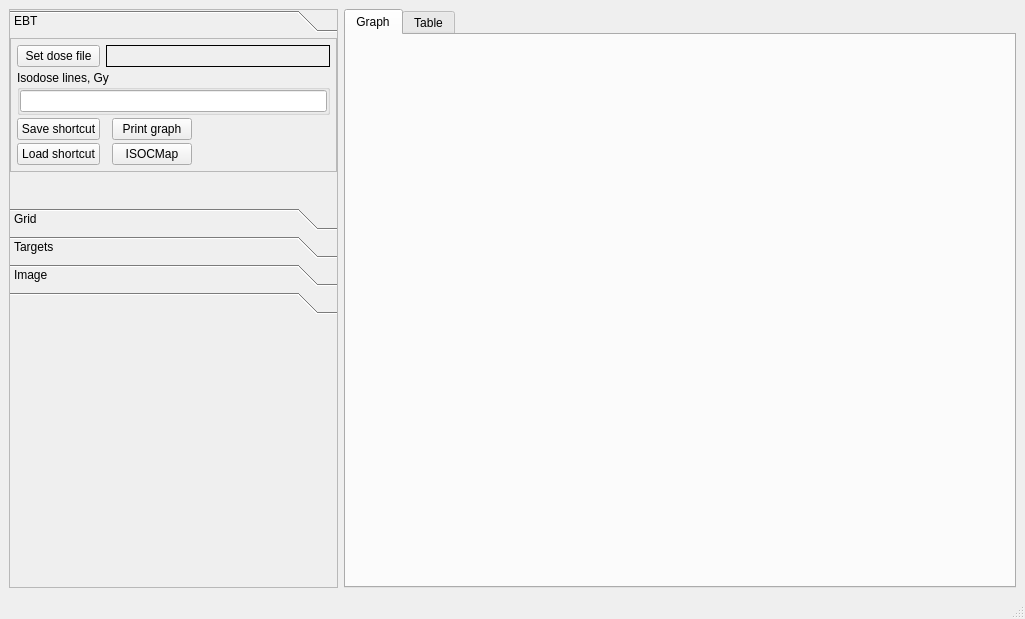
<?xml version="1.0" encoding="UTF-8"?>
<ui version="4.0">
 <class>MainWindow</class>
 <widget class="QMainWindow" name="MainWindow">
  <property name="geometry">
   <rect>
    <x>0</x>
    <y>0</y>
    <width>1025</width>
    <height>619</height>
   </rect>
  </property>
  <property name="windowTitle">
   <string>EBT film dosimetry</string>
  </property>
  <widget class="QWidget" name="centralwidget">
   <layout class="QHBoxLayout" name="horizontalLayout">
    <item>
     <widget class="QFrame" name="input_frame">
      <property name="sizePolicy">
       <sizepolicy hsizetype="Minimum" vsizetype="Preferred">
        <horstretch>0</horstretch>
        <verstretch>0</verstretch>
       </sizepolicy>
      </property>
      <property name="frameShape">
       <enum>QFrame::StyledPanel</enum>
      </property>
      <property name="frameShadow">
       <enum>QFrame::Raised</enum>
      </property>
      <layout class="QVBoxLayout" name="verticalLayout">
       <property name="spacing">
        <number>0</number>
       </property>
       <property name="leftMargin">
        <number>0</number>
       </property>
       <property name="topMargin">
        <number>0</number>
       </property>
       <property name="rightMargin">
        <number>0</number>
       </property>
       <property name="bottomMargin">
        <number>0</number>
       </property>
       <item>
        <widget class="QToolBox" name="toolBox">
         <property name="sizePolicy">
          <sizepolicy hsizetype="Minimum" vsizetype="Preferred">
           <horstretch>0</horstretch>
           <verstretch>0</verstretch>
          </sizepolicy>
         </property>
         <property name="currentIndex">
          <number>0</number>
         </property>
         <widget class="QWidget" name="EBT_page">
          <property name="geometry">
           <rect>
            <x>0</x>
            <y>0</y>
            <width>321</width>
            <height>163</height>
           </rect>
          </property>
          <attribute name="label">
           <string>EBT</string>
          </attribute>
          <layout class="QVBoxLayout" name="verticalLayout_2">
           <property name="spacing">
            <number>0</number>
           </property>
           <property name="leftMargin">
            <number>0</number>
           </property>
           <property name="topMargin">
            <number>0</number>
           </property>
           <property name="rightMargin">
            <number>0</number>
           </property>
           <item>
            <widget class="QFrame" name="topframe_1">
             <property name="frameShape">
              <enum>QFrame::StyledPanel</enum>
             </property>
             <property name="frameShadow">
              <enum>QFrame::Raised</enum>
             </property>
             <layout class="QGridLayout" name="gridLayout_3">
              <property name="leftMargin">
               <number>6</number>
              </property>
              <property name="topMargin">
               <number>6</number>
              </property>
              <property name="rightMargin">
               <number>6</number>
              </property>
              <property name="bottomMargin">
               <number>6</number>
              </property>
              <property name="verticalSpacing">
               <number>3</number>
              </property>
              <item row="5" column="0">
               <widget class="QPushButton" name="loadShortcut_btn">
                <property name="text">
                 <string>Load shortcut</string>
                </property>
               </widget>
              </item>
              <item row="4" column="0">
               <widget class="QPushButton" name="saveShortcut_btn">
                <property name="text">
                 <string>Save shortcut</string>
                </property>
               </widget>
              </item>
              <item row="5" column="2">
               <widget class="QPushButton" name="buildIsoCMAP_btn">
                <property name="text">
                 <string>ISOCMap</string>
                </property>
               </widget>
              </item>
              <item row="0" column="0">
               <spacer name="verticalSpacer_4">
                <property name="orientation">
                 <enum>Qt::Vertical</enum>
                </property>
                <property name="sizeHint" stdset="0">
                 <size>
                  <width>20</width>
                  <height>0</height>
                 </size>
                </property>
               </spacer>
              </item>
              <item row="4" column="2">
               <widget class="QPushButton" name="buildIsodose_btn">
                <property name="sizePolicy">
                 <sizepolicy hsizetype="Fixed" vsizetype="Fixed">
                  <horstretch>0</horstretch>
                  <verstretch>0</verstretch>
                 </sizepolicy>
                </property>
                <property name="text">
                 <string>Print graph</string>
                </property>
               </widget>
              </item>
              <item row="1" column="0">
               <widget class="QPushButton" name="loadDoseDistribution_btn">
                <property name="text">
                 <string>Set dose file</string>
                </property>
               </widget>
              </item>
              <item row="4" column="3">
               <spacer name="horizontalSpacer_2">
                <property name="orientation">
                 <enum>Qt::Horizontal</enum>
                </property>
                <property name="sizeHint" stdset="0">
                 <size>
                  <width>0</width>
                  <height>0</height>
                 </size>
                </property>
               </spacer>
              </item>
              <item row="3" column="0" colspan="4">
               <widget class="QGroupBox" name="isodoseLines_gB">
                <property name="title">
                 <string>Isodose lines, Gy</string>
                </property>
                <layout class="QHBoxLayout" name="horizontalLayout_2">
                 <property name="spacing">
                  <number>0</number>
                 </property>
                 <property name="leftMargin">
                  <number>0</number>
                 </property>
                 <property name="topMargin">
                  <number>0</number>
                 </property>
                 <property name="rightMargin">
                  <number>0</number>
                 </property>
                 <property name="bottomMargin">
                  <number>0</number>
                 </property>
                 <item>
                  <widget class="QLineEdit" name="isodoseLines_edit"/>
                 </item>
                </layout>
               </widget>
              </item>
              <item row="1" column="1" colspan="3">
               <widget class="QLabel" name="filename_lbl">
                <property name="frameShape">
                 <enum>QFrame::Panel</enum>
                </property>
                <property name="text">
                 <string/>
                </property>
                <property name="alignment">
                 <set>Qt::AlignLeading|Qt::AlignLeft|Qt::AlignVCenter</set>
                </property>
               </widget>
              </item>
             </layout>
            </widget>
           </item>
           <item>
            <spacer name="verticalSpacer_3">
             <property name="orientation">
              <enum>Qt::Vertical</enum>
             </property>
             <property name="sizeHint" stdset="0">
              <size>
               <width>20</width>
               <height>21</height>
              </size>
             </property>
            </spacer>
           </item>
          </layout>
         </widget>
         <widget class="QWidget" name="Grid_page">
          <property name="geometry">
           <rect>
            <x>0</x>
            <y>0</y>
            <width>321</width>
            <height>123</height>
           </rect>
          </property>
          <attribute name="label">
           <string>Grid</string>
          </attribute>
          <layout class="QVBoxLayout" name="verticalLayout_3">
           <property name="spacing">
            <number>3</number>
           </property>
           <property name="leftMargin">
            <number>0</number>
           </property>
           <property name="topMargin">
            <number>0</number>
           </property>
           <property name="rightMargin">
            <number>0</number>
           </property>
           <property name="bottomMargin">
            <number>0</number>
           </property>
           <item>
            <widget class="QFrame" name="topframe_2">
             <property name="sizePolicy">
              <sizepolicy hsizetype="Minimum" vsizetype="Minimum">
               <horstretch>0</horstretch>
               <verstretch>0</verstretch>
              </sizepolicy>
             </property>
             <property name="frameShape">
              <enum>QFrame::StyledPanel</enum>
             </property>
             <property name="frameShadow">
              <enum>QFrame::Raised</enum>
             </property>
             <layout class="QGridLayout" name="gridLayout_7">
              <property name="leftMargin">
               <number>6</number>
              </property>
              <property name="topMargin">
               <number>6</number>
              </property>
              <property name="rightMargin">
               <number>6</number>
              </property>
              <property name="bottomMargin">
               <number>6</number>
              </property>
              <item row="0" column="1">
               <widget class="QGroupBox" name="gridStep_gB">
                <property name="sizePolicy">
                 <sizepolicy hsizetype="Minimum" vsizetype="Fixed">
                  <horstretch>0</horstretch>
                  <verstretch>0</verstretch>
                 </sizepolicy>
                </property>
                <property name="maximumSize">
                 <size>
                  <width>90</width>
                  <height>16777215</height>
                 </size>
                </property>
                <property name="title">
                 <string>Grid step</string>
                </property>
                <layout class="QGridLayout" name="gridLayout_5">
                 <property name="leftMargin">
                  <number>6</number>
                 </property>
                 <property name="topMargin">
                  <number>3</number>
                 </property>
                 <property name="rightMargin">
                  <number>6</number>
                 </property>
                 <property name="bottomMargin">
                  <number>3</number>
                 </property>
                 <property name="spacing">
                  <number>3</number>
                 </property>
                 <item row="1" column="0">
                  <widget class="QLabel" name="label_3">
                   <property name="text">
                    <string>&lt;html&gt;&lt;head/&gt;&lt;body&gt;&lt;p&gt;&lt;span style=&quot; font-size:11pt;&quot;&gt;dx&lt;/span&gt;&lt;span style=&quot; font-size:11pt;&quot;/&gt;&lt;/p&gt;&lt;/body&gt;&lt;/html&gt;</string>
                   </property>
                  </widget>
                 </item>
                 <item row="2" column="1">
                  <widget class="QLineEdit" name="gridStepY_edit">
                   <property name="sizePolicy">
                    <sizepolicy hsizetype="Minimum" vsizetype="Fixed">
                     <horstretch>0</horstretch>
                     <verstretch>0</verstretch>
                    </sizepolicy>
                   </property>
                   <property name="minimumSize">
                    <size>
                     <width>30</width>
                     <height>0</height>
                    </size>
                   </property>
                   <property name="locale">
                    <locale language="English" country="UnitedStates"/>
                   </property>
                   <property name="text">
                    <string>20</string>
                   </property>
                  </widget>
                 </item>
                 <item row="1" column="1">
                  <widget class="QLineEdit" name="gridStepX_edit">
                   <property name="sizePolicy">
                    <sizepolicy hsizetype="Minimum" vsizetype="Fixed">
                     <horstretch>0</horstretch>
                     <verstretch>0</verstretch>
                    </sizepolicy>
                   </property>
                   <property name="minimumSize">
                    <size>
                     <width>30</width>
                     <height>0</height>
                    </size>
                   </property>
                   <property name="locale">
                    <locale language="English" country="UnitedStates"/>
                   </property>
                   <property name="text">
                    <string>20</string>
                   </property>
                  </widget>
                 </item>
                 <item row="2" column="0">
                  <widget class="QLabel" name="label_4">
                   <property name="text">
                    <string>&lt;html&gt;&lt;head/&gt;&lt;body&gt;&lt;p&gt;&lt;span style=&quot; font-size:11pt;&quot;&gt;dy&lt;/span&gt;&lt;span style=&quot; font-size:11pt;&quot;/&gt;&lt;/p&gt;&lt;/body&gt;&lt;/html&gt;</string>
                   </property>
                  </widget>
                 </item>
                </layout>
               </widget>
              </item>
              <item row="0" column="0">
               <widget class="QGroupBox" name="start_at_gB">
                <property name="sizePolicy">
                 <sizepolicy hsizetype="Minimum" vsizetype="Fixed">
                  <horstretch>0</horstretch>
                  <verstretch>0</verstretch>
                 </sizepolicy>
                </property>
                <property name="minimumSize">
                 <size>
                  <width>60</width>
                  <height>85</height>
                 </size>
                </property>
                <property name="maximumSize">
                 <size>
                  <width>90</width>
                  <height>16777215</height>
                 </size>
                </property>
                <property name="title">
                 <string>Start at</string>
                </property>
                <layout class="QGridLayout" name="gridLayout_4">
                 <property name="leftMargin">
                  <number>6</number>
                 </property>
                 <property name="topMargin">
                  <number>3</number>
                 </property>
                 <property name="rightMargin">
                  <number>6</number>
                 </property>
                 <property name="bottomMargin">
                  <number>3</number>
                 </property>
                 <property name="spacing">
                  <number>3</number>
                 </property>
                 <item row="1" column="0">
                  <widget class="QLabel" name="label">
                   <property name="text">
                    <string>&lt;html&gt;&lt;head/&gt;&lt;body&gt;&lt;p&gt;&lt;span style=&quot; font-size:11pt;&quot;&gt;X&lt;/span&gt;&lt;span style=&quot; font-size:12pt; vertical-align:sub;&quot;&gt;0&lt;/span&gt;&lt;span style=&quot; font-size:11pt;&quot;/&gt;&lt;/p&gt;&lt;/body&gt;&lt;/html&gt;</string>
                   </property>
                  </widget>
                 </item>
                 <item row="2" column="1">
                  <widget class="QLineEdit" name="gridStartY_edit">
                   <property name="sizePolicy">
                    <sizepolicy hsizetype="Minimum" vsizetype="Fixed">
                     <horstretch>0</horstretch>
                     <verstretch>0</verstretch>
                    </sizepolicy>
                   </property>
                   <property name="minimumSize">
                    <size>
                     <width>30</width>
                     <height>0</height>
                    </size>
                   </property>
                   <property name="locale">
                    <locale language="English" country="UnitedStates"/>
                   </property>
                   <property name="text">
                    <string>20</string>
                   </property>
                  </widget>
                 </item>
                 <item row="2" column="0">
                  <widget class="QLabel" name="label_2">
                   <property name="text">
                    <string>&lt;html&gt;&lt;head/&gt;&lt;body&gt;&lt;p&gt;&lt;span style=&quot; font-size:11pt;&quot;&gt;Y&lt;/span&gt;&lt;span style=&quot; font-size:12pt; vertical-align:sub;&quot;&gt;0&lt;/span&gt;&lt;span style=&quot; font-size:11pt;&quot;/&gt;&lt;/p&gt;&lt;/body&gt;&lt;/html&gt;</string>
                   </property>
                  </widget>
                 </item>
                 <item row="1" column="1">
                  <widget class="QLineEdit" name="gridStartX_edit">
                   <property name="sizePolicy">
                    <sizepolicy hsizetype="Minimum" vsizetype="Fixed">
                     <horstretch>0</horstretch>
                     <verstretch>0</verstretch>
                    </sizepolicy>
                   </property>
                   <property name="minimumSize">
                    <size>
                     <width>30</width>
                     <height>0</height>
                    </size>
                   </property>
                   <property name="locale">
                    <locale language="English" country="UnitedStates"/>
                   </property>
                   <property name="text">
                    <string>20</string>
                   </property>
                  </widget>
                 </item>
                </layout>
               </widget>
              </item>
              <item row="0" column="4">
               <layout class="QGridLayout" name="gridLayout_8">
                <item row="1" column="0">
                 <widget class="QGroupBox" name="gridStep_gB_2">
                  <property name="sizePolicy">
                   <sizepolicy hsizetype="Minimum" vsizetype="Fixed">
                    <horstretch>0</horstretch>
                    <verstretch>0</verstretch>
                   </sizepolicy>
                  </property>
                  <property name="maximumSize">
                   <size>
                    <width>100</width>
                    <height>16777215</height>
                   </size>
                  </property>
                  <property name="title">
                   <string>Grid angle</string>
                  </property>
                  <layout class="QGridLayout" name="gridLayout_6">
                   <property name="leftMargin">
                    <number>6</number>
                   </property>
                   <property name="topMargin">
                    <number>3</number>
                   </property>
                   <property name="rightMargin">
                    <number>6</number>
                   </property>
                   <property name="bottomMargin">
                    <number>3</number>
                   </property>
                   <property name="spacing">
                    <number>3</number>
                   </property>
                   <item row="1" column="2">
                    <widget class="QLabel" name="label_5">
                     <property name="text">
                      <string>&lt;html&gt;&lt;head/&gt;&lt;body&gt;&lt;p&gt;&lt;span style=&quot; font-size:11pt;&quot;&gt;deg&lt;/span&gt;&lt;span style=&quot; font-size:11pt;&quot;/&gt;&lt;/p&gt;&lt;/body&gt;&lt;/html&gt;</string>
                     </property>
                    </widget>
                   </item>
                   <item row="1" column="1">
                    <widget class="QLineEdit" name="gridAngle_edit">
                     <property name="sizePolicy">
                      <sizepolicy hsizetype="Minimum" vsizetype="Fixed">
                       <horstretch>0</horstretch>
                       <verstretch>0</verstretch>
                      </sizepolicy>
                     </property>
                     <property name="locale">
                      <locale language="English" country="UnitedStates"/>
                     </property>
                     <property name="text">
                      <string>0</string>
                     </property>
                    </widget>
                   </item>
                  </layout>
                 </widget>
                </item>
                <item row="2" column="0">
                 <layout class="QHBoxLayout" name="horizontalLayout_4">
                  <property name="leftMargin">
                   <number>10</number>
                  </property>
                  <item>
                   <widget class="QCheckBox" name="gridOn_ChB">
                    <property name="text">
                     <string>On</string>
                    </property>
                   </widget>
                  </item>
                 </layout>
                </item>
               </layout>
              </item>
             </layout>
            </widget>
           </item>
           <item>
            <spacer name="verticalSpacer_5">
             <property name="orientation">
              <enum>Qt::Vertical</enum>
             </property>
             <property name="sizeHint" stdset="0">
              <size>
               <width>20</width>
               <height>13</height>
              </size>
             </property>
            </spacer>
           </item>
          </layout>
         </widget>
         <widget class="QWidget" name="Target_page">
          <property name="geometry">
           <rect>
            <x>0</x>
            <y>0</y>
            <width>321</width>
            <height>123</height>
           </rect>
          </property>
          <attribute name="label">
           <string>Targets</string>
          </attribute>
         </widget>
         <widget class="QWidget" name="image_page">
          <property name="geometry">
           <rect>
            <x>0</x>
            <y>0</y>
            <width>321</width>
            <height>123</height>
           </rect>
          </property>
          <attribute name="label">
           <string>Image</string>
          </attribute>
         </widget>
         <widget class="QWidget" name="empty_page">
          <property name="geometry">
           <rect>
            <x>0</x>
            <y>0</y>
            <width>321</width>
            <height>123</height>
           </rect>
          </property>
          <attribute name="label">
           <string/>
          </attribute>
         </widget>
        </widget>
       </item>
       <item>
        <spacer name="verticalSpacer">
         <property name="orientation">
          <enum>Qt::Vertical</enum>
         </property>
         <property name="sizeHint" stdset="0">
          <size>
           <width>20</width>
           <height>40</height>
          </size>
         </property>
        </spacer>
       </item>
      </layout>
     </widget>
    </item>
    <item>
     <widget class="QTabWidget" name="output_tabWidget">
      <property name="currentIndex">
       <number>0</number>
      </property>
      <widget class="QWidget" name="axis_tab">
       <attribute name="title">
        <string>Graph</string>
       </attribute>
       <layout class="QGridLayout" name="gridLayout_2">
        <item row="0" column="0">
         <widget class="QCustomPlot" name="axis4isodoses" native="true">
          <property name="sizePolicy">
           <sizepolicy hsizetype="MinimumExpanding" vsizetype="MinimumExpanding">
            <horstretch>0</horstretch>
            <verstretch>0</verstretch>
           </sizepolicy>
          </property>
          <property name="minimumSize">
           <size>
            <width>650</width>
            <height>500</height>
           </size>
          </property>
         </widget>
        </item>
        <item row="1" column="0">
         <spacer name="verticalSpacer_2">
          <property name="orientation">
           <enum>Qt::Vertical</enum>
          </property>
          <property name="sizeHint" stdset="0">
           <size>
            <width>0</width>
            <height>0</height>
           </size>
          </property>
         </spacer>
        </item>
        <item row="0" column="1">
         <spacer name="horizontalSpacer">
          <property name="orientation">
           <enum>Qt::Horizontal</enum>
          </property>
          <property name="sizeHint" stdset="0">
           <size>
            <width>0</width>
            <height>20</height>
           </size>
          </property>
         </spacer>
        </item>
       </layout>
      </widget>
      <widget class="QWidget" name="results_tab">
       <attribute name="title">
        <string>Table</string>
       </attribute>
       <layout class="QGridLayout" name="gridLayout">
        <item row="0" column="0">
         <widget class="QTableWidget" name="tableWidget"/>
        </item>
       </layout>
      </widget>
     </widget>
    </item>
   </layout>
  </widget>
  <widget class="QMenuBar" name="menubar">
   <property name="geometry">
    <rect>
     <x>0</x>
     <y>0</y>
     <width>1025</width>
     <height>22</height>
    </rect>
   </property>
  </widget>
  <widget class="QStatusBar" name="statusbar"/>
 </widget>
 <customwidgets>
  <customwidget>
   <class>QCustomPlot</class>
   <extends>QWidget</extends>
   <header>qcustomplot.h</header>
   <container>1</container>
  </customwidget>
 </customwidgets>
 <resources/>
 <connections/>
</ui>
